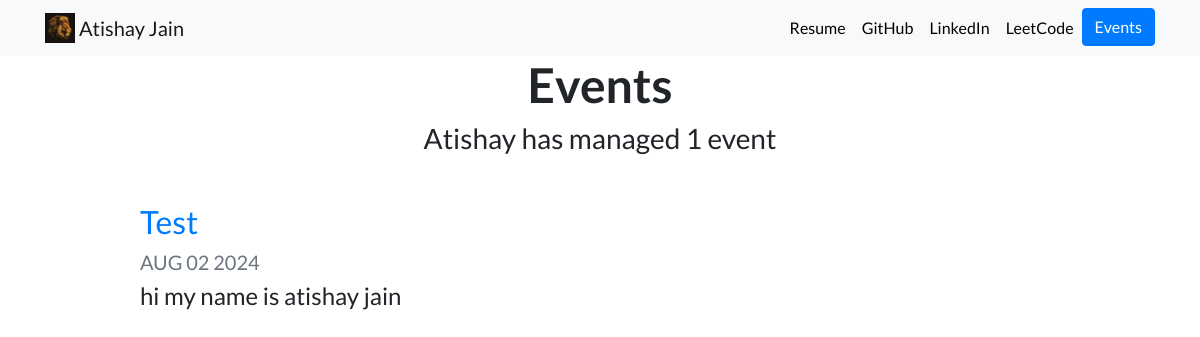
Page /blog/ on the earlier database version.
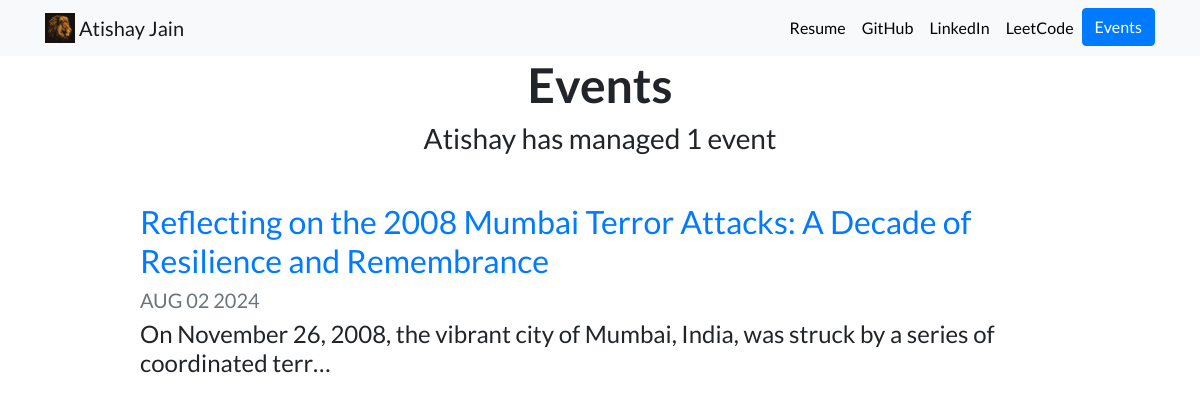
Same page on the later database version.
### blog/models.py (models this page shows, shortened)
class Blog(models.Model):
    title=models.CharField(max_length=200)
    description=models.TextField()
    date=models.DateField()

### blog/views.py (the view)
# urls.py: path('',views.all_blogs, name='all_blogs'),
def all_blogs(request):
    blogs=Blog.objects.order_by('-date')
    return render(request, 'blog/all_blogs.html', {'blogs':blogs})

### blog/templates/blog/all_blogs.html
{% extends "portfolio/base.html" %}
{% load static %}
{% block content %}
<h1 id="blogtitle" class="font-weight-bold text-center">Events</h1>
<h3 class="text-center mb-5">Atishay has managed  {{ blogs.count }} event{{ blogs.count|pluralize }}</h3>
{% for blog in blogs %}
<div class="row justify-content-center my-3">
  <div class="col-md-10">
    <a href="{% url 'blog:detail' blog.id %}">
      <h2>{{ blog.title }}</h2>
    </a>
    <h5 class="text-muted">{{ blog.date|date:'M d Y'|upper }}</h5>
    <h4>{{ blog.description|striptags|truncatechars:100 }}</h4>
  </div>
</div>
{% endfor %}
{% endblock %}

Differences in the rows shown:
changed Blog: title "Test" → "Reflecting on the 2008 Mumbai Terror Attacks: A Decade of Resilience and Remembrance"; description "hi my name is atishay jain" → "On November 26, 2008, the vibrant city of Mumbai, India, was struck by a series of coordinated terr…"
